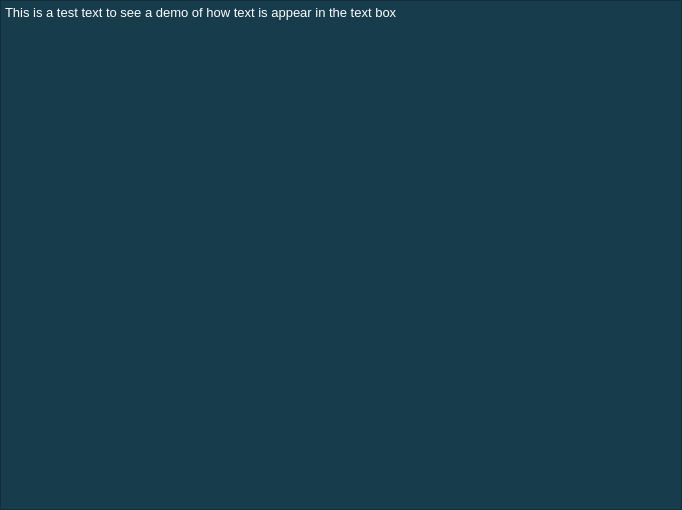
<?xml version="1.0" encoding="UTF-8"?>
<ui version="4.0">
 <class>Form</class>
 <widget class="QWidget" name="Form">
  <property name="geometry">
   <rect>
    <x>0</x>
    <y>0</y>
    <width>682</width>
    <height>510</height>
   </rect>
  </property>
  <property name="windowTitle">
   <string>Form</string>
  </property>
  <widget class="QTextBrowser" name="textLogs">
   <property name="geometry">
    <rect>
     <x>0</x>
     <y>0</y>
     <width>682</width>
     <height>510</height>
    </rect>
   </property>
   <property name="styleSheet">
    <string notr="true">background-color:rgb(23, 60, 76);
color: white;
font: 10pt &quot;MS Reference Sans Serif&quot;;</string>
   </property>
   <property name="html">
    <string>&lt;!DOCTYPE HTML PUBLIC &quot;-//W3C//DTD HTML 4.0//EN&quot; &quot;http://www.w3.org/TR/REC-html40/strict.dtd&quot;&gt;
&lt;html&gt;&lt;head&gt;&lt;meta name=&quot;qrichtext&quot; content=&quot;1&quot; /&gt;&lt;style type=&quot;text/css&quot;&gt;
p, li { white-space: pre-wrap; }
&lt;/style&gt;&lt;/head&gt;&lt;body style=&quot; font-family:'MS Reference Sans Serif'; font-size:10pt; font-weight:400; font-style:normal;&quot;&gt;
&lt;p style=&quot; margin-top:0px; margin-bottom:0px; margin-left:0px; margin-right:0px; -qt-block-indent:0; text-indent:0px;&quot;&gt;&lt;span style=&quot; font-family:'MS Shell Dlg 2';&quot;&gt;This is a test text to see a demo of how text is appear in the text box&lt;/span&gt;&lt;/p&gt;
&lt;p style=&quot;-qt-paragraph-type:empty; margin-top:0px; margin-bottom:0px; margin-left:0px; margin-right:0px; -qt-block-indent:0; text-indent:0px; font-family:'MS Shell Dlg 2';&quot;&gt;&lt;br /&gt;&lt;/p&gt;&lt;/body&gt;&lt;/html&gt;</string>
   </property>
  </widget>
 </widget>
 <resources/>
 <connections/>
</ui>
